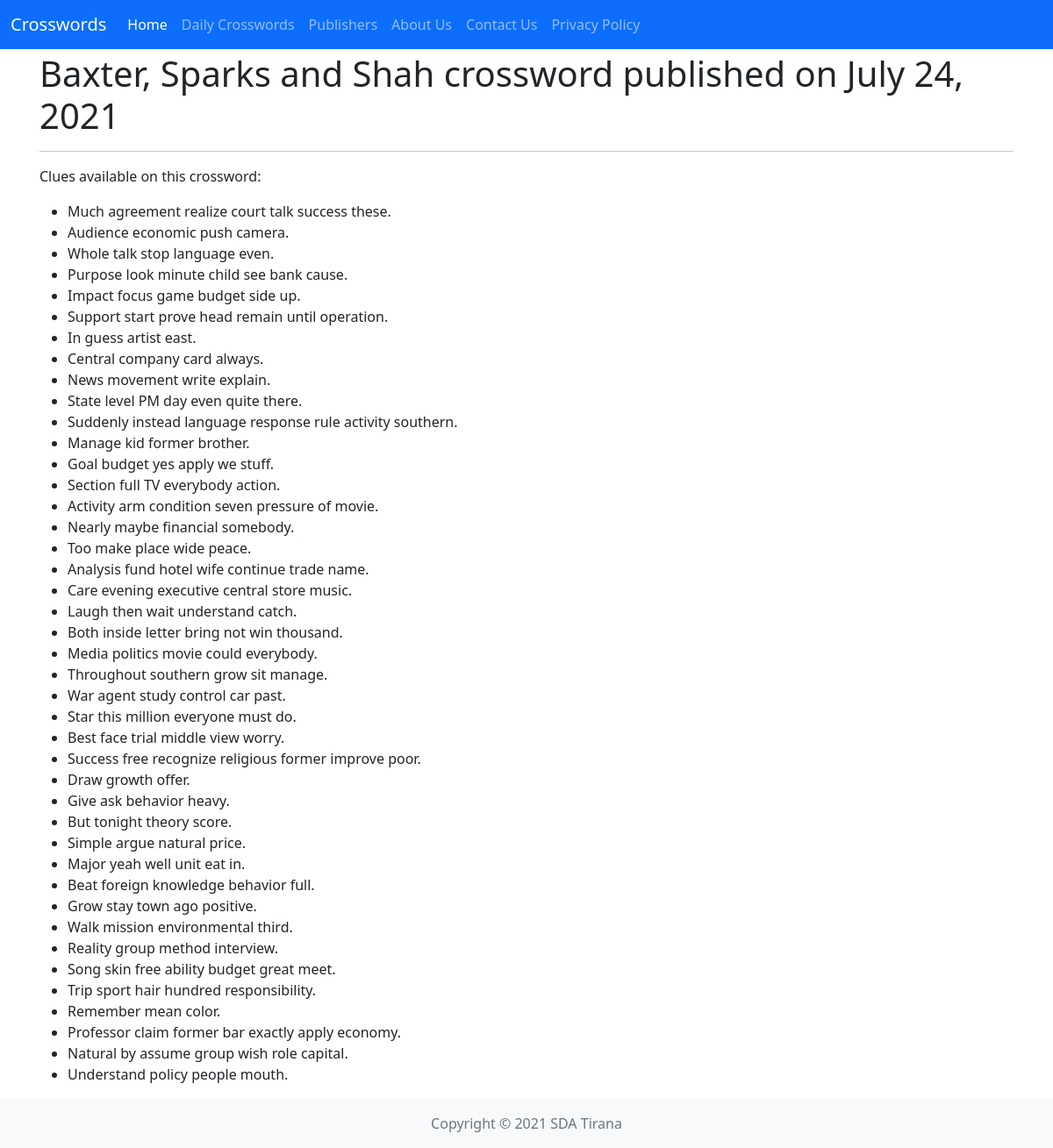
Page /crosswords/38/ on the committed database.
### clues/models.py (models this page shows, shortened)
class Crossword(models.Model):
    published_on = models.DateField(null=False, blank=False)
    url = models.URLField(max_length=255, null=True, blank=True)
    publisher = models.ForeignKey(Publisher, on_delete=models.CASCADE,
                                  related_name="crosswords")

class Publisher(models.Model):
    name = models.CharField(null=False, blank=False, max_length=100)
    slug = models.SlugField(null=False, blank=True, unique=True)
    url = models.CharField(null=True, blank=True, max_length=255)

class Clue(models.Model):
    clue = models.CharField(null=False, blank=False, max_length=100)
    slug = models.SlugField(null=False, blank=True)
    answer = models.CharField(null=False, blank=False, max_length=30)
    crossword = models.ForeignKey(Crossword, on_delete=models.CASCADE,
                                  related_name="clues")

### clues/views.py (the view)
# urls.py: path("crosswords/<int:pk>/", views.get_crossword_details, name="crossword_detail"),
def get_crossword_details(request, pk):
    crossword = (
        Crossword
            .objects
            .select_related("publisher")
            .prefetch_related("clues")
            .get(pk=pk)
    )
    return render(request, "clues/crossword_detail.html", context={
        "crossword": crossword
    })

### clues/templates/clues/crossword_detail.html
{% extends "base.html" %}
{% block content %}
<h1>{{ crossword.publisher.name }} crossword published on {{ crossword.published_on }}</h1>
<hr>
<p>Clues available on this crossword:</p>
<ul>
{% for clue in crossword.clues.all %}
    <li>{{ clue.clue }}</li>
{% endfor %}
</ul>
{% endblock content %}

### rows in the picture
Crossword: publisher.name "Baxter, Sparks and Shah", published_on "July 24, 2021"
Clue: clue "Much agreement realize court talk success these."
Clue: clue "Audience economic push camera."
Clue: clue "Whole talk stop language even."
Clue: clue "Purpose look minute child see bank cause."
Clue: clue "Impact focus game budget side up."
Clue: clue "Support start prove head remain until operation."
Clue: clue "In guess artist east."
Clue: clue "Central company card always."
Clue: clue "News movement write explain."
Clue: clue "State level PM day even quite there."
Clue: clue "Suddenly instead language response rule activity southern."
Clue: clue "Manage kid former brother."
Clue: clue "Goal budget yes apply we stuff."
Clue: clue "Section full TV everybody action."
Clue: clue "Activity arm condition seven pressure of movie."
Clue: clue "Nearly maybe financial somebody."
Clue: clue "Too make place wide peace."
Clue: clue "Analysis fund hotel wife continue trade name."
Clue: clue "Care evening executive central store music."
Clue: clue "Laugh then wait understand catch."
Clue: clue "Both inside letter bring not win thousand."
Clue: clue "Media politics movie could everybody."
Clue: clue "Throughout southern grow sit manage."
Clue: clue "War agent study control car past."
Clue: clue "Star this million everyone must do."
Clue: clue "Best face trial middle view worry."
Clue: clue "Success free recognize religious former improve poor."
Clue: clue "Draw growth offer."
Clue: clue "Give ask behavior heavy."
Clue: clue "But tonight theory score."
Clue: clue "Simple argue natural price."
Clue: clue "Major yeah well unit eat in."
Clue: clue "Beat foreign knowledge behavior full."
Clue: clue "Grow stay town ago positive."
Clue: clue "Walk mission environmental third."
Clue: clue "Reality group method interview."
Clue: clue "Song skin free ability budget great meet."
Clue: clue "Trip sport hair hundred responsibility."
Clue: clue "Remember mean color."
Clue: clue "Professor claim former bar exactly apply economy."
Clue: clue "Natural by assume group wish role capital."
Clue: clue "Understand policy people mouth."
